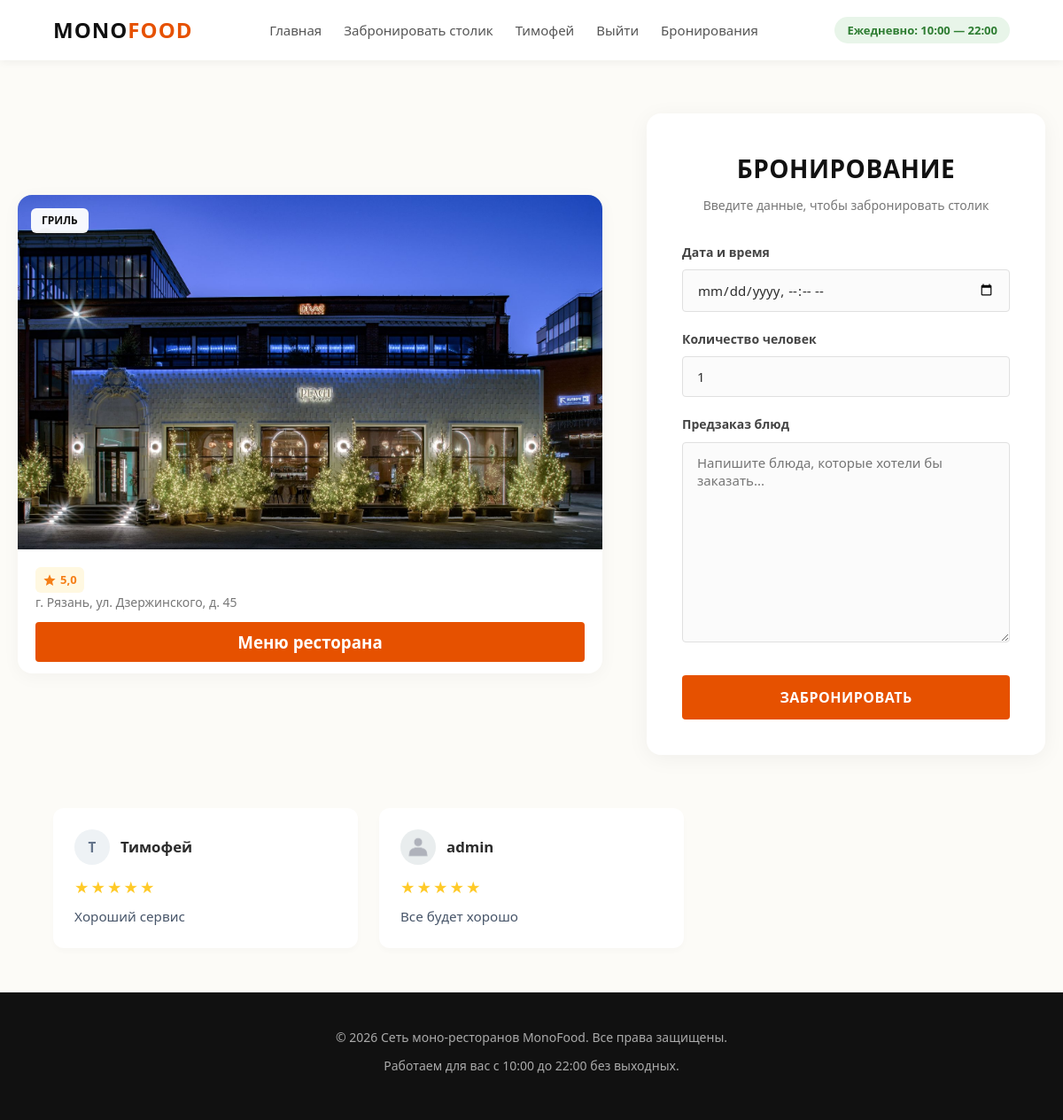
Page /restaurants/booking/6 (signed in) on the committed database.
### users/models.py (models this page shows)
class User(AbstractUser):
    image = models.ImageField(upload_to="users_media", blank=True)

### bookings/models.py (models this page shows, shortened)
class Restaurant(models.Model):
    image = models.ImageField(upload_to="restaurants_media", blank=True)
    address = models.CharField(max_length=128, unique=True)
    category = models.ForeignKey(RestaurantCategory, on_delete=models.CASCADE)
    menu = models.FileField(upload_to="restaurants_menu", blank=True)

class RestaurantCategory(models.Model):
    image = models.ImageField(upload_to="restaurants_media", blank=True)
    name = models.CharField(max_length=64, unique=True)
    description = models.TextField(blank=True)

class Feedback(models.Model):
    mark = models.PositiveSmallIntegerField()
    text = models.TextField(blank=True)
    restaurant = models.ForeignKey(Restaurant, null=True, on_delete=models.CASCADE)
    user = models.ForeignKey(User, null=True, on_delete=models.CASCADE)

### bookings/views.py (the view)
# urls.py: path('booking/<int:restaurant_id>', booking, name='booking'),
@login_required()
def booking(request, restaurant_id):
    if request.method == "POST":
        form = BookingForm(data=request.POST)
        if form.is_valid():
            booking_instance = form.save(commit=False)
            booking_instance.restaurant = Restaurant.objects.get(id=restaurant_id)
            booking_instance.user = request.user
            if booking_instance.restaurant not in list(map(lambda booking1: booking1.restaurant, Booking.objects.filter(user=request.user))):
                booking_instance.save()
                return HttpResponseRedirect(reverse('restaurants:basket'))
    else:
        form = BookingForm()
    context = {
        "title": "Сеть моно-ресторанов | Бронирование",
        "restaurant": Restaurant.objects.get(id=restaurant_id),
        "feedbacks": Feedback.objects.filter(restaurant=Restaurant.objects.get(id=restaurant_id)),
        "form": form
    }
    avg = lambda lst: sum(lst) / len(lst)
    if context["feedbacks"]:
        context["rating"] = round(avg(list(map(lambda fb: fb.mark, context["feedbacks"]))), 1)
    else:
        context["rating"] = 0
    return render(request, "bookings/booking.html", context=context)

### bookings/forms.py
class BookingForm(forms.ModelForm):
    time = forms.DateTimeField(widget=forms.DateTimeInput(attrs={
        "type": "datetime-local",
        "class": "form-group-input"
    }))
    peoples = forms.IntegerField(widget=forms.NumberInput(attrs={
        "class": "form-group-input",
        "value": "1",
        "min": "1"
    }))
    pre_order = forms.CharField(widget=forms.Textarea(attrs={
        "class": "form-group-textarea",
        "placeholder": "Напишите блюда, которые хотели бы заказать..."
    }))
    class Meta:
        model = Booking
        fields = ("time", "peoples", "pre_order")

### bookings/templates/bookings/booking.html (shortened to what this page needs)
{% extends "bookings/base.html" %}
{% load static %}
{% block css %}
    <link rel="stylesheet" href="{% static 'css/booking.css' %}">
{% endblock %}
{% block content %}
    <main class="auth-section">
        <article class="restaurant-card">
            <div class="restaurant-img-wrapper">
                <img src="/media/{{ restaurant.image }}" alt="Ресторан" class="restaurant-img">
                <span class="restaurant-badge">{{ restaurant.category.name }}</span>
            </div>
            <div class="restaurant-content">
                <div class="restaurant-meta">
                    <div class="restaurant-rating">
                        <svg class="star-icon" viewBox="0 0 24 24"><path d="M12 17.27L18.18 21l-1.64-7.03L22 9.24l-7.19-.61L12 2 9.19 8.63 2 9.24l5.46 4.73L5.82 21z"/></svg>
                        <span>{{ rating }}</span>
                    </div>
                </div>
                <p class="restaurant-address">{{ restaurant.address }}</p>
                <div class="restaurant-menu">
                    <a href="/media/{{ restaurant.menu }}" download="menu.jpg"><h3>Меню ресторана</h3></a>
                </div>
            </div>
        </article>
        <div class="form-container">
            <h2>Бронирование</h2>
            <p class="form-subtitle">Введите данные, чтобы забронировать столик</p>
            <form action="{% url 'restaurants:booking' restaurant.id %}" method="POST">
                <div class="form-group">
                    <label for="{{ form.time.id_for_label }}">Дата и время</label>
                    {{ form.time }}
                </div>
                <div class="form-group">
                    <label for="{{ form.peoples.id_for_label }}">Количество человек</label>
                    {{ form.peoples }}
                </div>
                <div class="form-group">
                    <label for="{{ form.pre_order.id_for_label }}">Предзаказ блюд</label>
                    {{ form.pre_order }}
                </div>
                <button type="submit" class="btn-submit">Забронировать</button>
            </form>
        </div>
    </main>
    <section class="feedback-grid">
        {% for feedback in feedbacks %}
            <div class="feedback-card">
                <div class="card-header">
                    <div class="user-info">
                        {% if feedback.user.image %}
                            <img src="/media/{{ feedback.user.image }}" alt="{{ feedback.user.name }}" class="user-avatar">
                        {% else %}
                            <div class="user-avatar-placeholder">{{ feedback.user.username|default:"Г"|slice:":1" }}</div>
                        {% endif %}
                        <span class="guest-name">{{ feedback.user.username|default:"Гость" }}</span>
                    </div>
                </div>
                <div class="rating-stars">
                    {% if feedback.mark == 5 %}★★★★★
                    {% elif feedback.mark == 4 %}★★★★☆
                    {% elif feedback.mark == 3 %}★★★☆☆
                    {% elif feedback.mark == 2 %}★★☆☆☆
                    {% else %}★☆☆☆☆
                    {% endif %}
                </div>
                <p class="feedback-text">{{ feedback.text }}</p>
            </div>
        {% empty %}
            <p class="no-feedbacks">Отзывов пока нет. Будьте первым!</p>
        {% endfor %}
    </section>
{% endblock %}

### bookings/templates/bookings/base.html (shortened to what this page needs)
{% load static %}
<!DOCTYPE html>
<html lang="ru">
<head>
    <link rel="stylesheet" href="{% static 'css/style.css' %}">
    {% block css %}{% endblock %}
</head>
<body>
    <header>
        <div class="container header-box">
            <div class="logo">Mono<span>Food</span></div>
            <nav class="nav-menu">
                <a href="{% url 'index' %}" class="nav-link">Главная</a>
                <a href="{% url 'restaurants:index' %}" class="nav-link">Забронировать столик</a>
                {% if user.is_authenticated %}
                    <a href="{% url 'users:personal_account' %}" class="nav-link">{{ user.username }}</a>
                    <a href="{% url 'users:logout' %}" class="nav-link">Выйти</a>
                    <a href="{% url 'restaurants:basket' %}" class="nav-link">Бронирования</a>
                {% else %}
                    <a href="{% url 'users:login' %}" class="nav-link">Войти</a>
                    <a href="{% url 'users:register' %}" class="nav-link">Зарегистрироваться</a>
                {% endif %}
            </nav>
            <div class="info-block">
                <span class="work-time">Ежедневно: 10:00 — 22:00</span>
            </div>
        </div>
    </header>
    {% block content %}{% endblock %}
    <footer>
        <div class="container">
            <p>&copy; 2026 Сеть моно-ресторанов MonoFood. Все права защищены.</p>
            <p>Работаем для вас с 10:00 до 22:00 без выходных.</p>
        </div>
    </footer>
</body>
</html>

### static/css/style.css (style rules this page uses)
* { margin: 0; padding: 0; box-sizing: border-box; font-family: 'Segoe UI', Tahoma, Geneva, Verdana, sans-serif; scroll-behavior: smooth; }
body { background-color: #fcfbf7; color: #2c2c2c; line-height: 1.6; }
.container { width: 90%; max-width: 1200px; margin: 0 auto; }
header { background-color: #ffffff; padding: 15px 0; box-shadow: 0 2px 10px rgba(0,0,0,0.05); position: sticky; top: 0; z-index: 100; }
.header-box { display: flex; justify-content: space-between; align-items: center; }
.logo { font-size: 24px; font-weight: bold; text-transform: uppercase; letter-spacing: 1px; color: #111; }
.logo span { color: #e65100; }
.nav-menu { display: flex; gap: 25px; }
.nav-link { text-decoration: none; color: #555; font-weight: 500; font-size: 15px; transition: color 0.2s ease; }
.info-block { text-align: right; }
.work-time { font-weight: 600; color: #2e7d32; background-color: #e8f5e9; padding: 6px 14px; border-radius: 20px; font-size: 13px; }
footer { background-color: #111; color: #aaa; padding: 40px 0; text-align: center; font-size: 14px; }
footer p { margin-bottom: 10px; }

### rows in the picture
User: username "Тимофей"
Restaurant: image (picture), category.name "ГРИЛЬ", address "г. Рязань, ул. Дзержинского, д. 45"
Feedback: user.username "Т", user.username "Тимофей", text "Хороший сервис"
Feedback: user.image (picture), user.username "admin", text "Все будет хорошо"

### other values in the picture
{{ rating }} "5,0"
